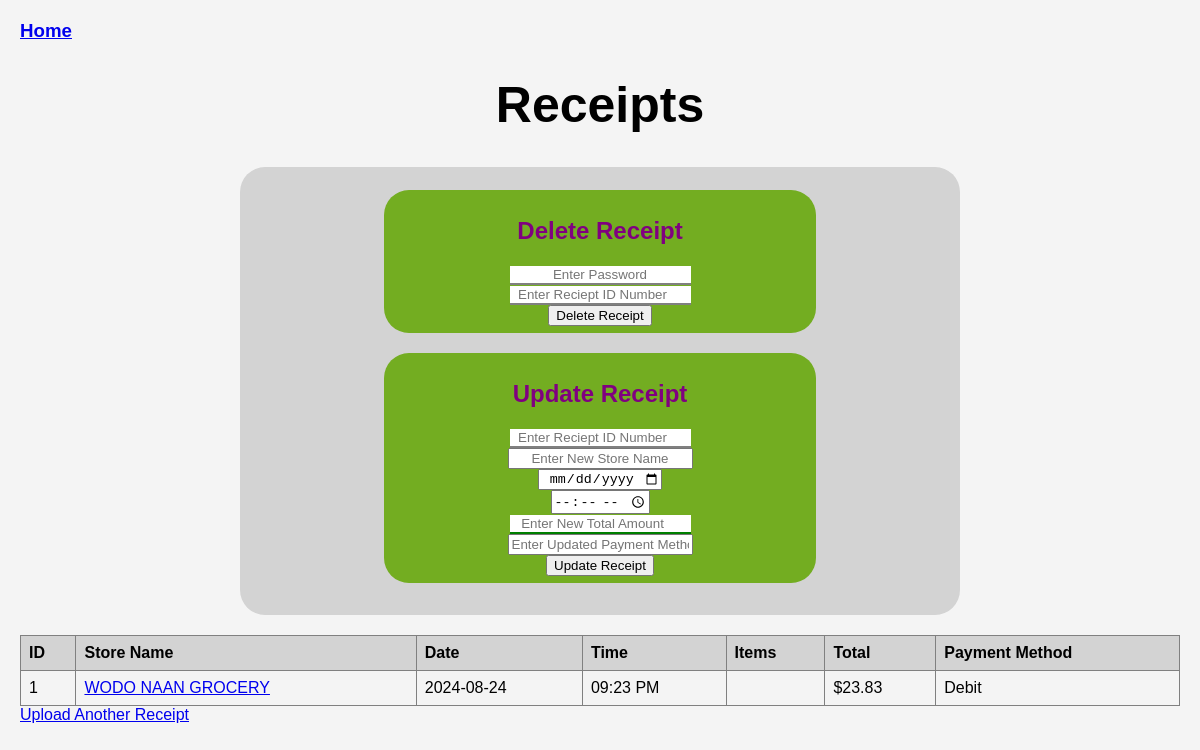
/receipts, run on an earlier commit of the app's database.
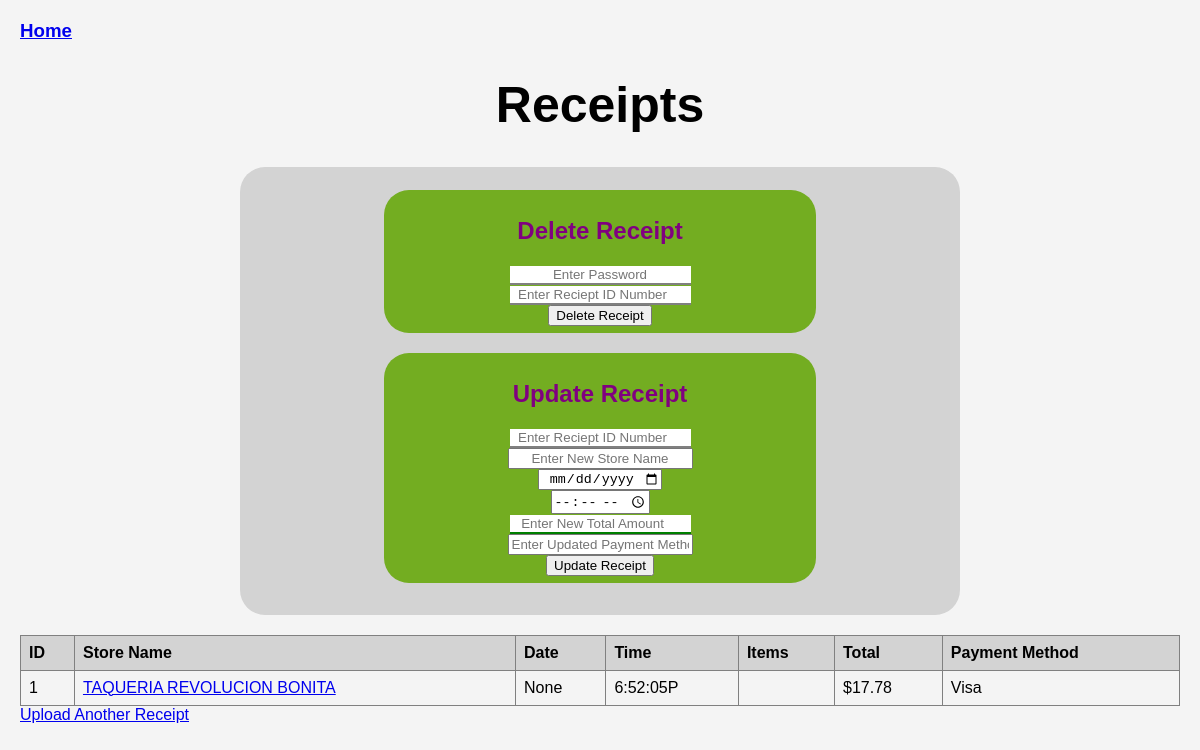
And on a later commit of the database.
### app.py (models this page shows)
class Receipt(Base):
    __tablename__ = 'receipts'
    id = Column(Integer, primary_key=True)
    store_name = Column(String)
    date = Column(String)
    time = Column(String)
    total = Column(Float)
    payment_method = Column(String)
    filepath = Column(String)
    items = relationship("Item", back_populates="receipt", cascade="all, delete-orphan")

### app.py (the view)
@app.route('/receipts')
def show_receipts():
    receipts = session.query(Receipt).all()
    return render_template('results.html', receipts=receipts)

### templates/results.html (shortened to what this page needs)
<!DOCTYPE html>
<html lang="en">
<head>
    <link rel="stylesheet" href="{{ url_for('static', filename='style.css') }}">
</head>
<body>
    <h3><a href="{{ url_for('index')}}">Home</a></h3>
    <h1 class="center">Receipts</h1>
    <div class="center">
        <div class="formbox box" style="padding-top: 2%;">
            <div class="center">
                <form action="/delete/" method="POST" class="formbox">
                    <h2 class="center">Delete Receipt</h2>
                    <input type="password" name="password" placeholder="Enter Password" required>
                    <br/>
                    <input type="number" name="receipt_id" placeholder="Enter Reciept ID Number" required>
                    <br/>
                    <button type="submit">Delete Receipt</button>
                </form>
            </div>
            <div class="center">
                <form action="/update/" method="POST" class="formbox">
                    <h2 class="center">Update Receipt</h2>
                    <input type="number" name="receipt_id" placeholder="Enter Reciept ID Number" required>
                    <br/>
                    <input type="text" name="store_name" placeholder="Enter New Store Name">
                    <br/>
                    <input type="date" name="date" placeholder="Enter New Date(MM/DD/YYYY)">
                    <br/>
                    <input type="time" name="time" placeholder="Enter New Time">
                    <br/>
                    <input type="number" name="total" placeholder="Enter New Total Amount">
                    <br/>
                    <input type="text" name="payment_method" placeholder="Enter Updated Payment Method">
                    <br/>
                    <button type="submit">Update Receipt</button>
                </form>
            </div>
        </div>
    </div>
    <table>
        <tr>
            <th>ID</th>
            <th>Store Name</th>
            <th>Date</th>
            <th>Time</th>
            <th>Items</th>
            <th>Total</th>
            <th>Payment Method</th>
        </tr>
        {% for receipt in receipts|reverse %}
        <tr>
            <td>{{ receipt.id }}</td>
            <td><a href={{ "display_image/"+receipt.id|string }}>{{ receipt.store_name }}</a></td>
            <td>{{ receipt.date }}</td>
            <td>{{ receipt.time }}</td>
            <td>
            </td>
            <td>${{ receipt.total }}</td>
            <td>{{ receipt.payment_method }}</td>
        </tr>
        {% endfor %}
    </table>
    <a href="{{ url_for('index') }}">Upload Another Receipt</a>
</body>
</html>

### static/style.css (style rules this page uses)
body { font-family: Arial, sans-serif; margin: 20px; background-color:#f4f4f4; }
h1 { font-size: 50px; color: black; }
h2 { color:Purple; }
.formbox { border-radius: 25px; background: #73AD21; padding: 1%; display: inline-table; width: 60%; }
.box { background-color: lightgray; padding-top: 10px; }
form { margin-bottom: 20px; text-align: center; padding-left: 50px; }
input { text-align: center; }
table { width: 100%; border-collapse: collapse; margin-top: 20px; }
table, th, td { border: 1px solid grey; }
th, td { padding: 8px; text-align: left; }
tr:nth-child(odd) { background-color: darkgray; }
th { background-color: lightgray; }
input[type=password], input[type=number] { border: none; border-bottom: 2px solid gray; }
input[type=password]:valid, input[type=number]:valid { border: none; border-bottom: 2px solid green; }
.center { text-align: center; }

What changed in the data, as far as the page shows it:
changed Receipt id 1: store_name "WODO NAAN GROCERY" → "TAQUERIA REVOLUCION BONITA"; date "2024-08-24" → "None"; time "09:23 PM" → "6:52:05P"; total "23.83" → "17.78"; payment_method "Debit" → "Visa"
